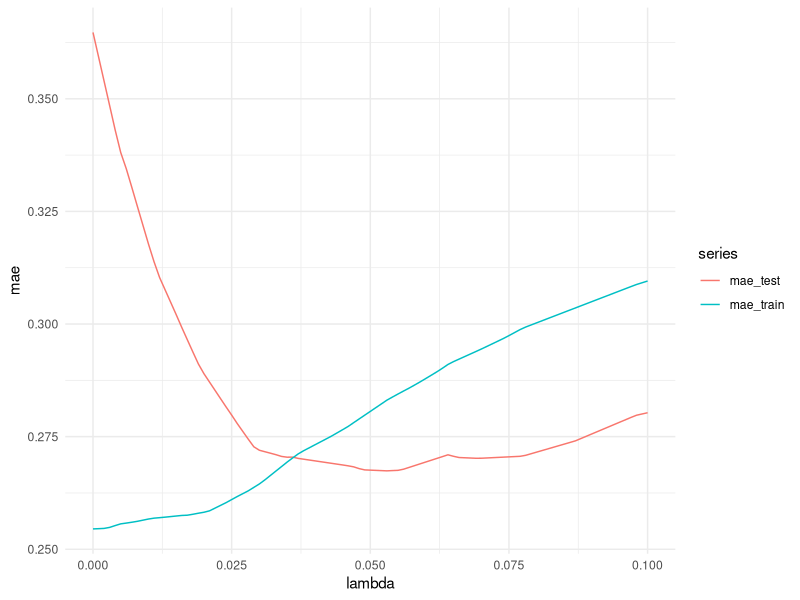

Source code (R):
library(tidyverse)
library(tseries)
library(forecast)
library(readxl)
library(glmnet)
setwd("~/Dropbox/Documents/yale/senior/ECON_491_492/data/final datasets")

### fit lasso model to lag TED and PCs

kiley = read_excel("kiley_labeled.xlsx") %>%
  select_at(3:29) %>%
  mutate_all(as.numeric) 

trends = sapply(kiley, ndiffs, alpha = 0.05, test = "adf")

kiley_stationary = data.frame(sapply(kiley, diff)) %>%
  select_at(-1) %>%
  mutate_all(scale)

kileyPCA = prcomp(kiley_stationary)

x_train = cbind(log(kiley$outcome_TEDspread[1:90]), kileyPCA$x[1:90,])
x_test = cbind(log(kiley$outcome_TEDspread[91:117]), kileyPCA$x[91:117,])
y_train = log(kiley$outcome_TEDspread[2:91])
y_test = log(kiley$outcome_TEDspread[92:118])

seq_lambda = seq(0.1, 0, by = -0.001)
mae_train = vector(mode = 'numeric', length = 100)
mae_test = vector(mode = 'numeric', length = 100)
lasso1 = glmnet(x_train, y_train, type.measure = "mse", alpha = 1, lambda = seq_lambda)
for (lambda in seq_lambda) {
  pred_train = predict(lasso1, s = lambda, newx = x_train)
  pred_test = predict(lasso1, s = lambda, newx = x_test)
  mae_train[which(seq_lambda == lambda)] = mean(abs(pred_train - y_train))
  mae_test[which(seq_lambda == lambda)] = mean(abs(pred_test - y_test))
}

df = data.frame('lambda' = seq_lambda, mae_train, mae_test) %>%
  pivot_longer(2:3, names_to = "series", values_to = "mae")

ggplot(df) +
  geom_line(aes(x = lambda, y = mae, color = series)) +
  theme_minimal()

